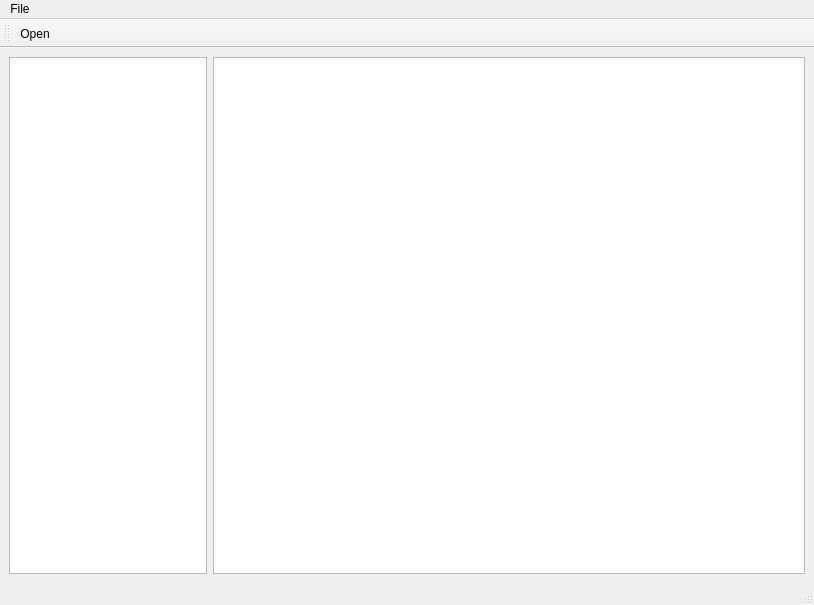
<?xml version="1.0" encoding="UTF-8"?>
<ui version="4.0">
 <class>MainWindow</class>
 <widget class="QMainWindow" name="MainWindow">
  <property name="geometry">
   <rect>
    <x>0</x>
    <y>0</y>
    <width>814</width>
    <height>605</height>
   </rect>
  </property>
  <property name="windowTitle">
   <string>MainWindow</string>
  </property>
  <widget class="QWidget" name="centralwidget">
   <layout class="QHBoxLayout" name="horizontalLayout">
    <item>
     <widget class="QListWidget" name="listWidget">
      <property name="sizePolicy">
       <sizepolicy hsizetype="Expanding" vsizetype="Expanding">
        <horstretch>1</horstretch>
        <verstretch>0</verstretch>
       </sizepolicy>
      </property>
      <property name="maximumSize">
       <size>
        <width>300</width>
        <height>16777215</height>
       </size>
      </property>
     </widget>
    </item>
    <item>
     <widget class="QGraphicsView" name="graphicsView">
      <property name="sizePolicy">
       <sizepolicy hsizetype="Expanding" vsizetype="Expanding">
        <horstretch>3</horstretch>
        <verstretch>0</verstretch>
       </sizepolicy>
      </property>
     </widget>
    </item>
   </layout>
  </widget>
  <widget class="QMenuBar" name="menubar">
   <property name="geometry">
    <rect>
     <x>0</x>
     <y>0</y>
     <width>814</width>
     <height>22</height>
    </rect>
   </property>
   <widget class="QMenu" name="menuFile">
    <property name="title">
     <string>File</string>
    </property>
    <addaction name="actionOpen"/>
    <addaction name="separator"/>
    <addaction name="actionExit"/>
   </widget>
   <addaction name="menuFile"/>
  </widget>
  <widget class="QStatusBar" name="statusbar"/>
  <widget class="QToolBar" name="toolBar">
   <property name="windowTitle">
    <string>toolBar</string>
   </property>
   <attribute name="toolBarArea">
    <enum>TopToolBarArea</enum>
   </attribute>
   <attribute name="toolBarBreak">
    <bool>false</bool>
   </attribute>
   <addaction name="actionOpen"/>
  </widget>
  <action name="actionOpen">
   <property name="icon">
    <iconset theme="document-open"/>
   </property>
   <property name="text">
    <string>Open...</string>
   </property>
   <property name="shortcut">
    <string>Ctrl+O</string>
   </property>
  </action>
  <action name="actionExit">
   <property name="text">
    <string>Exit</string>
   </property>
  </action>
 </widget>
 <resources/>
 <connections/>
</ui>
